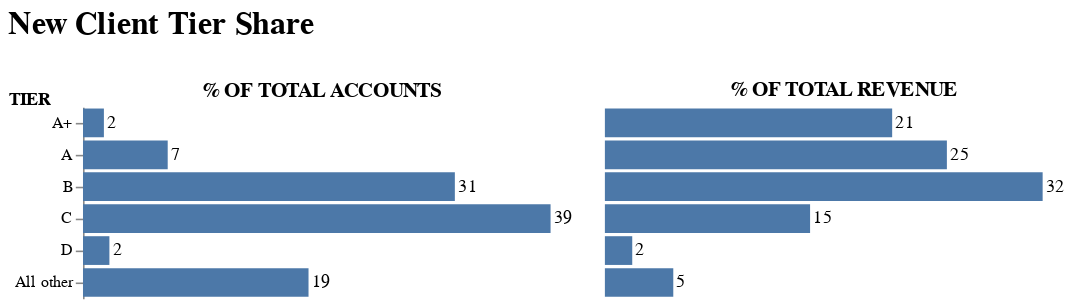

Notebook cell for this chart:
### Markdown cell above
Similar to the pie chart, we can arrange these graphs side by side and include a main title.

### Code cell
final = final_acc | final_rev
final.configure_view(stroke=None).properties(
    title = alt.Title('New Client Tier Share', offset = 25, fontSize = 20)
)

### Figure 1 — Vega-Lite specification as saved in the notebook (floating-point values rounded to 4 significant figures)
{"config": {"view": {"continuousWidth": 300, "continuousHeight": 300, "stroke": null}}, "hconcat": [{"layer": [{"mark": {"type": "bar"}, "encoding": {"text": {"field": "% Accounts", "format": ".0f", "type": "quantitative"}, "x": {"axis": null, "field": "% Accounts", "type": "quantitative"}, "y": {"axis": {"titleAlign": "left", "titleAngle": 0, "titleY": 0}, "field": "Tier", "sort": ["A+"], "title": "TIER", "type": "nominal"}}, "title": {"text": "% OF TOTAL ACCOUNTS", "dy": 12}}, {"mark": {"type": "text", "align": "left", "dx": 2}, "encoding": {"text": {"field": "% Accounts", "format": ".0f", "type": "quantitative"}, "x": {"axis": null, "field": "% Accounts", "type": "quantitative"}, "y": {"axis": {"titleAlign": "left", "titleAngle": 0, "titleY": 0}, "field": "Tier", "sort": ["A+"], "title": "TIER", "type": "nominal"}}, "title": {"text": "% OF TOTAL ACCOUNTS", "dy": 12}}], "data": {"name": "data-35f9124c4b8dd7e8e6a83d69924ed8ee"}}, {"layer": [{"mark": {"type": "bar"}, "encoding": {"text": {"field": "% Revenue", "format": ".0f", "type": "quantitative"}, "x": {"axis": null, "field": "% Revenue", "type": "quantitative"}, "y": {"axis": null, "field": "Tier", "sort": ["A+"], "type": "nominal"}}, "title": "% OF TOTAL REVENUE"}, {"mark": {"type": "text", "align": "left", "dx": 2}, "encoding": {"text": {"field": "% Revenue", "format": ".0f", "type": "quantitative"}, "x": {"axis": null, "field": "% Revenue", "type": "quantitative"}, "y": {"axis": null, "field": "Tier", "sort": ["A+"], "type": "nominal"}}, "title": "% OF TOTAL REVENUE"}], "data": {"name": "data-35f9124c4b8dd7e8e6a83d69924ed8ee"}}], "title": {"text": "New Client Tier Share", "fontSize": 20, "offset": 25}, "$schema": "https://vega.github.io/schema/vega-lite/v5.8.0.json", "datasets": {"data-35f9124c4b8dd7e8e6a83d69924ed8ee": [{"Tier": "A+", "# of Accounts": 19.0, "% Accounts": 1.746, "Revenue ($M)": 3.927, "% Revenue": 21.0}, {"Tier": "A", "# of Accounts": 77.0, "% Accounts": 7.077, "Revenue ($M)": 4.675, "% Revenue": 25.0}, {"Tier": "B", "# of Accounts": 338.0, "% Accounts": 31.07, "Revenue ($M)": 5.984, "% Revenue": 32.0}, {"Tier": "C", "# of Accounts": 425.0, "% Accounts": 39.06, "Revenue ($M)": 2.805, "% Revenue": 15.0}, {"Tier": "D", "# of Accounts": 24.0, "% Accounts": 2.206, "Revenue ($M)": 0.374, "% Revenue": 2.0}, {"Tier": "All other", "# of Accounts": 205.0, "% Accounts": 18.84, "Revenue ($M)": 0.935, "% Revenue": 5.0}]}}
